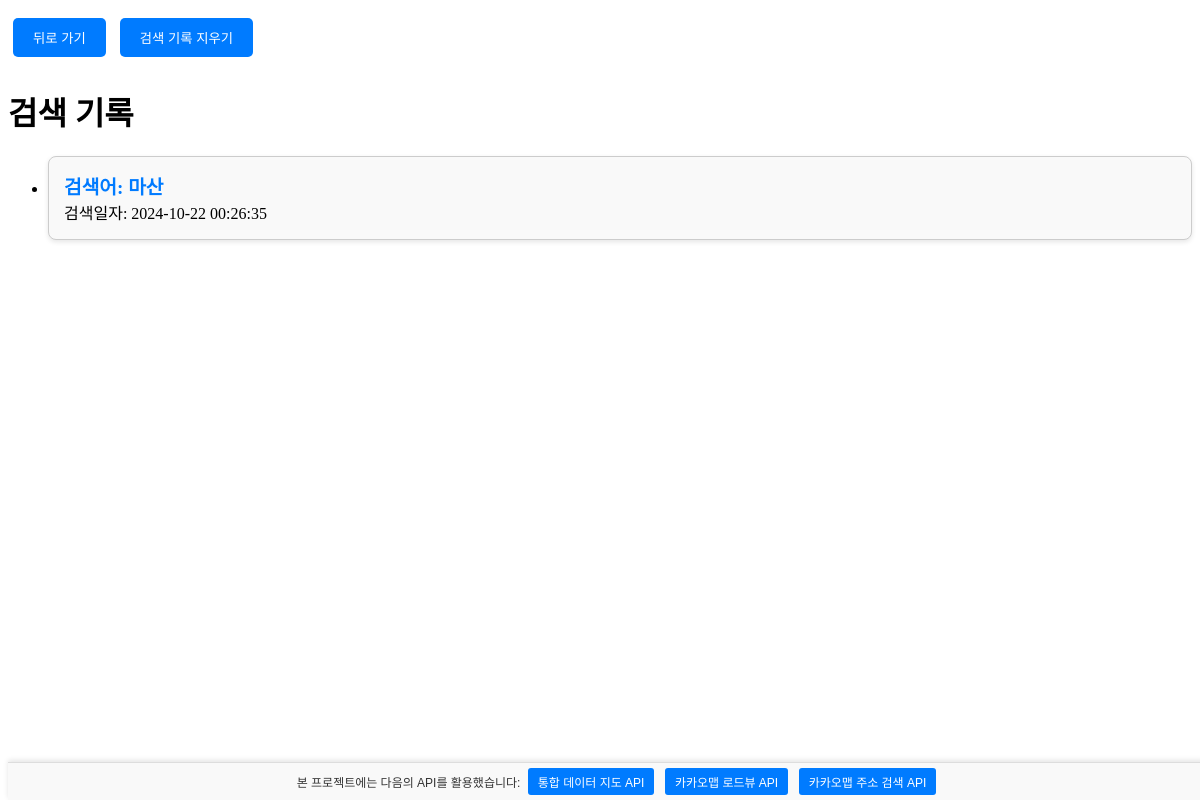
/search-history/ (signed in), run on an earlier commit of the app's database.
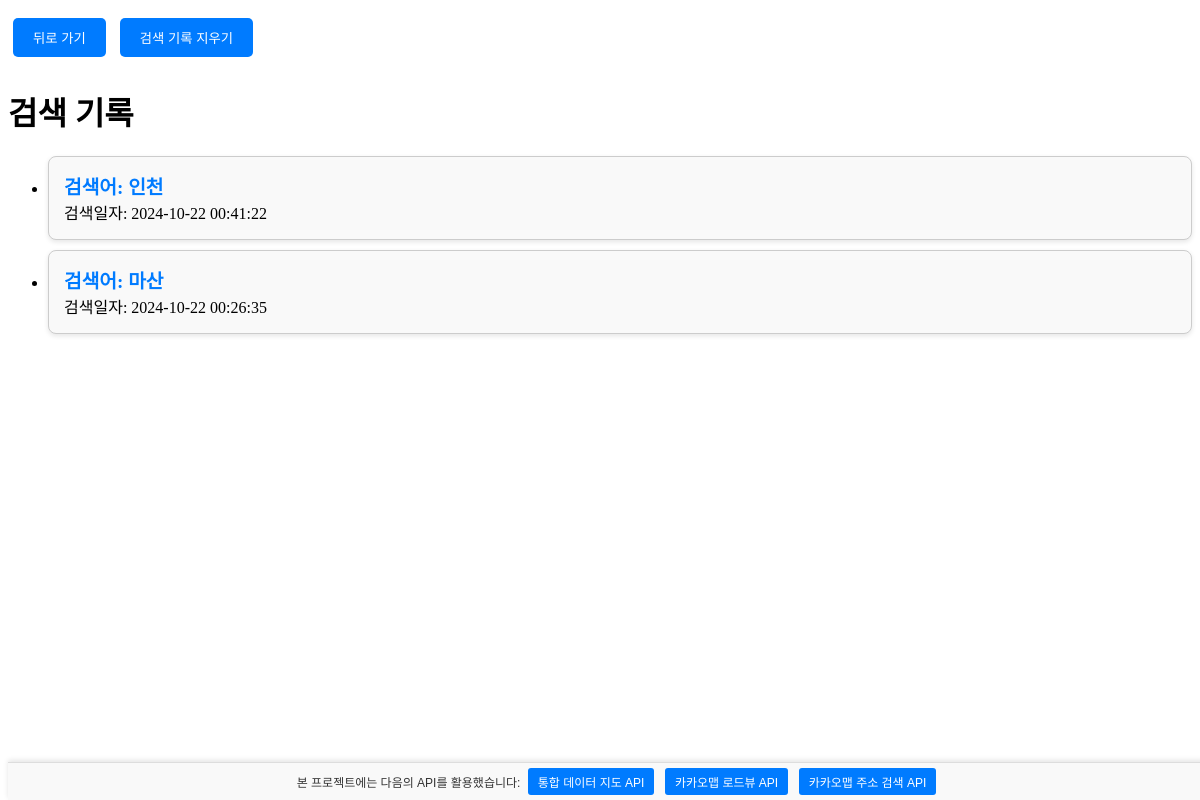
And on a later commit of the database.
### app/models.py (models this page shows, shortened)
class SearchHistory(models.Model):
    user = models.ForeignKey(User, on_delete=models.CASCADE, null=True, blank=True)
    search_query = models.CharField(max_length=255)
    search_results = models.TextField(default="")  # 검색 결과를 텍스트로 저장
    search_date = models.DateTimeField(auto_now_add=True)

### app/views.py (the view)
# urls.py: path('search-history/', views.search_history, name='search_history'),
def search_history(request):
    if request.user.is_authenticated:
        history = SearchHistory.objects.filter(user=request.user).order_by('-search_date')
        for record in history:
            pass
        return render(request, 'chatbot/search_history.html', {'history': history})
    else:
        return redirect('login')  # 로그인되지 않은 경우 로그인 페이지로 리다이렉트

### app/templates/chatbot/search_history.html (shortened to what this page needs)
{% block content %}
{% load static %}
<link rel="stylesheet" type="text/css" href="{% static 'chatbot/search_history.css' %}">
<link rel="stylesheet" type="text/css" href="{% static 'chatbot/api.css' %}">
<button class="button" onclick="window.history.back()">뒤로 가기</button>
<button class="button" onclick="clearSearchHistory()">검색 기록 지우기</button>
<h1>검색 기록</h1>
<ul>
    {% for record in history %}
        <li>
            <div class="job-card" onclick="toggleResults(this)">
                <div class="job-title">검색어: {{ record.search_query }}</div>
                <div>검색일자: {{ record.search_date|date:"Y-m-d H:i:s" }}</div>
            </div>
        </li>
    {% endfor %}
</ul>
<div class="api-banner">
    <p>본 프로젝트에는 다음의 API를 활용했습니다:</p>
    <a href="https://www.bigdata-map.kr/search/86750961" class="api-button" target="_blank">
        통합 데이터 지도 API
    </a>
    <a href="https://apis.map.kakao.com/web/sample/basicRoadview2/" class="api-button" target="_blank">
        카카오맵 로드뷰 API
    </a>
    <a href="https://developers.kakao.com/docs/latest/ko/local/dev-guide#search-by-address" class="api-button" target="_blank">
        카카오맵 주소 검색 API
    </a>
</div>
{% endblock %}

What changed in the data, as far as the page shows it:
added SearchHistory: search_query "인천", search_date "2024-10-22 00:41:22"
